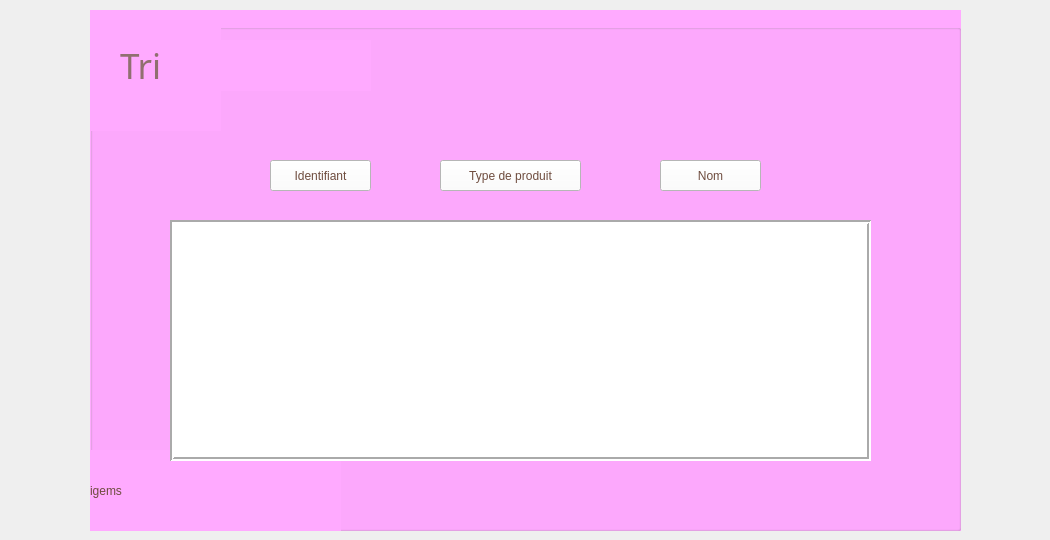
    <widget class="QWidget" name="tab_6">
     <attribute name="title">
      <string>tri</string>
     </attribute>
     <widget class="QGroupBox" name="groupBox_5">
      <property name="geometry">
       <rect>
        <x>90</x>
        <y>10</y>
        <width>871</width>
        <height>521</height>
       </rect>
      </property>
      <property name="styleSheet">
       <string notr="true">background-color: rgb(255, 170, 255)</string>
      </property>
      <property name="title">
       <string>Ajout</string>
      </property>
      <widget class="QPushButton" name="pb_idf">
       <property name="geometry">
        <rect>
         <x>180</x>
         <y>150</y>
         <width>101</width>
         <height>31</height>
        </rect>
       </property>
       <property name="styleSheet">
        <string notr="true">background-color: rgb(255, 255, 255);
font: 75 10pt &quot;DIN Round Pro&quot;;
color: rgb(110, 76, 62);
selection-background-color: rgb(110, 76, 62);</string>
       </property>
       <property name="text">
        <string>Identifiant</string>
       </property>
      </widget>
      <widget class="QLabel" name="label_40">
       <property name="geometry">
        <rect>
         <x>0</x>
         <y>0</y>
         <width>131</width>
         <height>121</height>
        </rect>
       </property>
       <property name="styleSheet">
        <string notr="true">selection-background-color: rgb(221, 216, 208);</string>
       </property>
       <property name="text">
        <string/>
       </property>
       <property name="pixmap">
        <pixmap>../jo/image_2023-09-18_224051649-removebg-preview.png</pixmap>
       </property>
       <property name="scaledContents">
        <bool>true</bool>
       </property>
      </widget>
      <widget class="QLabel" name="label_41">
       <property name="geometry">
        <rect>
         <x>30</x>
         <y>30</y>
         <width>251</width>
         <height>51</height>
        </rect>
       </property>
       <property name="font">
        <font>
         <family>DIN Round Pro</family>
         <pointsize>26</pointsize>
         <weight>9</weight>
         <italic>false</italic>
         <bold>false</bold>
        </font>
       </property>
       <property name="styleSheet">
        <string notr="true">
font: 75 26pt &quot;DIN Round Pro&quot;;
color: rgb(144, 111, 112);</string>
       </property>
       <property name="text">
        <string>Tri</string>
       </property>
      </widget>
      <widget class="QLabel" name="label_42">
       <property name="geometry">
        <rect>
         <x>0</x>
         <y>440</y>
         <width>251</width>
         <height>81</height>
        </rect>
       </property>
       <property name="styleSheet">
        <string notr="true">font: 14pt &quot;Amsterdam Three Slant&quot;;
color: rgb(110, 76, 62);</string>
       </property>
       <property name="text">
        <string>igems</string>
       </property>
      </widget>
      <widget class="QPushButton" name="pb_nom">
       <property name="geometry">
        <rect>
         <x>570</x>
         <y>150</y>
         <width>101</width>
         <height>31</height>
        </rect>
       </property>
       <property name="styleSheet">
        <string notr="true">background-color: rgb(255, 255, 255);
font: 75 10pt &quot;DIN Round Pro&quot;;
color: rgb(110, 76, 62);
selection-background-color: rgb(110, 76, 62);</string>
       </property>
       <property name="text">
        <string>Nom</string>
       </property>
      </widget>
      <widget class="QPushButton" name="pb_typep">
       <property name="geometry">
        <rect>
         <x>350</x>
         <y>150</y>
         <width>141</width>
         <height>31</height>
        </rect>
       </property>
       <property name="styleSheet">
        <string notr="true">background-color: rgb(255, 255, 255);
font: 75 10pt &quot;DIN Round Pro&quot;;
color: rgb(110, 76, 62);
selection-background-color: rgb(110, 76, 62);</string>
       </property>
       <property name="text">
        <string>Type de produit</string>
       </property>
      </widget>
      <widget class="QTableView" name="tab_fournisseur_2">
       <property name="geometry">
        <rect>
         <x>80</x>
         <y>210</y>
         <width>701</width>
         <height>241</height>
        </rect>
       </property>
       <property name="styleSheet">
        <string notr="true">background-color: rgb(255, 255, 255);
gridline-color: rgb(144, 111, 112);
color: rgb(154, 124, 111);
font: 75 8pt &quot;DIN Round Pro&quot;;</string>
       </property>
       <property name="frameShape">
        <enum>QFrame::Box</enum>
       </property>
       <property name="lineWidth">
        <number>2</number>
       </property>
       <property name="autoScrollMargin">
        <number>20</number>
       </property>
      </widget>
     </widget>
     <widget class="QLabel" name="label_39">
      <property name="geometry">
       <rect>
        <x>920</x>
        <y>220</y>
        <width>121</width>
        <height>111</height>
       </rect>
      </property>
      <property name="text">
       <string/>
      </property>
      <property name="pixmap">
       <pixmap>../Capture_d_écran_2023-10-04_221707-removebg-preview.png</pixmap>
      </property>
      <property name="scaledContents">
       <bool>true</bool>
      </property>
     </widget>
     <zorder>label_39</zorder>
     <zorder>groupBox_5</zorder>
    </widget>
